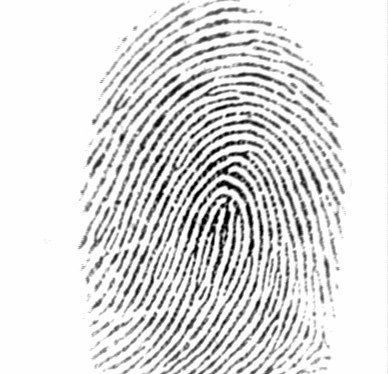
%> input picture 01_fingerprint_features/images/DB1_102_2.tif, 388 x 374 px
$ octave --eval "result = binarize_fingerprint(imread('images/DB1_102_2.tif'));"   (GNU Octave 9; MATLAB toolbox functions it lacks are replaced by stand-ins)
%> lines starting %> are read from the running program, lines starting %| are printed output that depends on the picture; in (x1, y1, x2, y2) boxes, pixels count from 0 and x2, y2 are one past the last pixel; in counts of white or black regions, pixels touching at a corner belong together; the program's own positions count from 1
function [binarized_image] = binarize_fingerprint(image)
    filter = fspecial('average', 3);
    image_filtered = imfilter(image, filter, 'replicate');
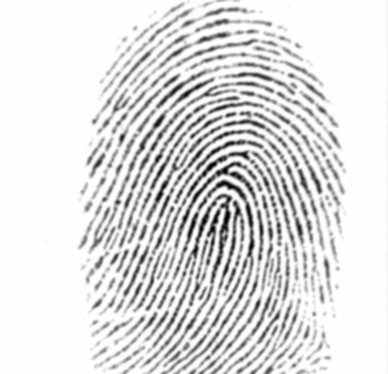
%> image_filtered: size 374x388 uint8; min 1, max 254, mean 222; mean of the top-left, top-right, bottom-left and bottom-right quarters 231.1, 218.5, 225.9, 212.5

    binary = imbinarize(image_filtered,'adaptive','ForegroundPolarity','dark');
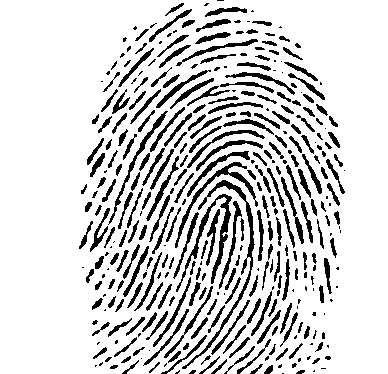
%> binary: size 374x388 logical; 83.3% white; 354 black regions (115 under 20 px), largest, box (x1, y1, x2, y2) and area: (182, 180, 255, 369) 944, (176, 194, 232, 292) 828, (175, 162, 258, 248) 641
    binary = imcomplement(binary);

    binarized_image = bwmorph(binary, 'thin', Inf);
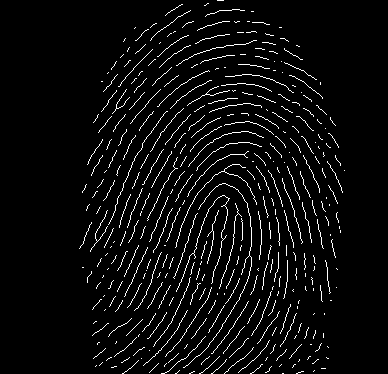
%> binarized_image: size 374x388 logical; 4.6% white in thin lines or dots, all inside (x1, y1, x2, y2) = (79, 0, 345, 374)
    binarized_image = bwmorph(binarized_image, 'spur');
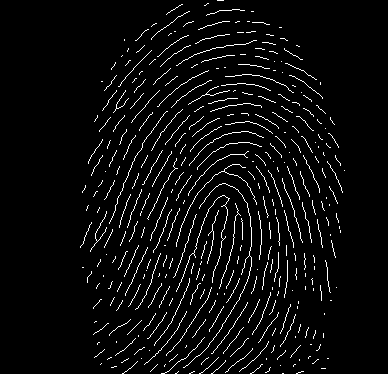
%> binarized_image: size 374x388 logical; 4.4% white in thin lines or dots, all inside (x1, y1, x2, y2) = (80, 0, 345, 374)
    binarized_image = bwmorph(binarized_image, 'clean');
%> binarized_image: size 374x388 logical; 4.4% white in thin lines or dots, all inside (x1, y1, x2, y2) = (80, 0, 343, 374)
end

$ run again, on 01_fingerprint_features/images/DB1_102_6.tif
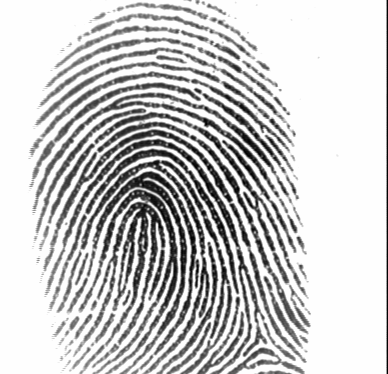
%> input picture 01_fingerprint_features/images/DB1_102_6.tif, 388 x 374 px
%> in binarize_fingerprint, `binary = imbinarize(image_filtered,'adaptive','ForegroundPolarity','da..`:
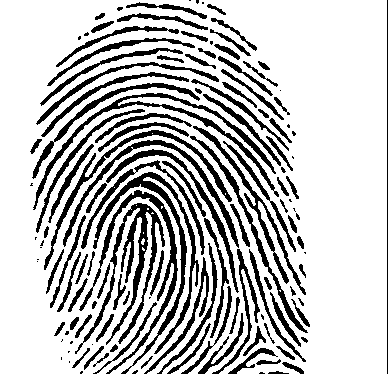
%> binary: size 374x388 logical; 75.9% white; 134 black regions (35 under 20 px), largest, box (x1, y1, x2, y2) and area: (75, 203, 165, 354) 2428, (93, 172, 199, 374) 2420, (33, 93, 279, 210) 2112
%> in binarize_fingerprint, `binarized_image = bwmorph(binarized_image, 'spur');`:
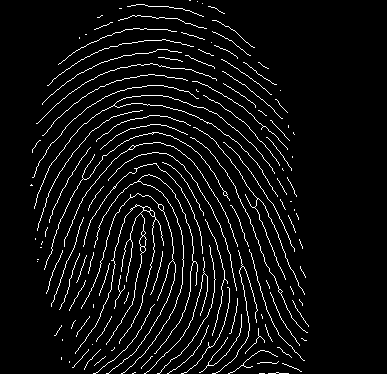
%> binarized_image: size 374x388 logical; 5.8% white in thin lines or dots

$ run again, on 01_fingerprint_features/images/DB2_103_1.tif
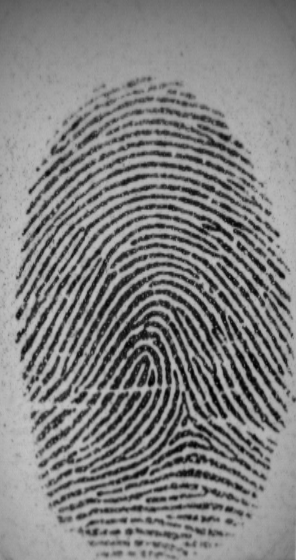
%> input picture 01_fingerprint_features/images/DB2_103_1.tif, 296 x 560 px
%> in binarize_fingerprint, `binary = imbinarize(image_filtered,'adaptive','ForegroundPolarity','da..`:
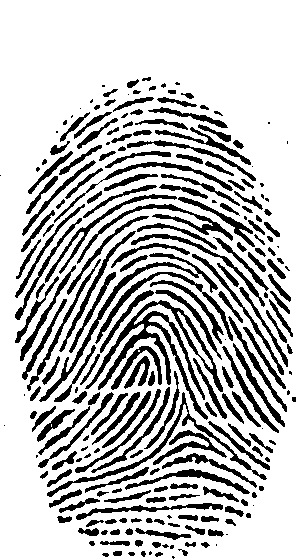
%> binary: size 560x296 logical; 75.5% white; 236 black regions (47 under 20 px), largest, box (x1, y1, x2, y2) and area: (85, 300, 223, 420) 2984, (39, 253, 218, 402) 1349, (47, 392, 267, 497) 1175
%> in binarize_fingerprint, `binarized_image = bwmorph(binarized_image, 'spur');`:
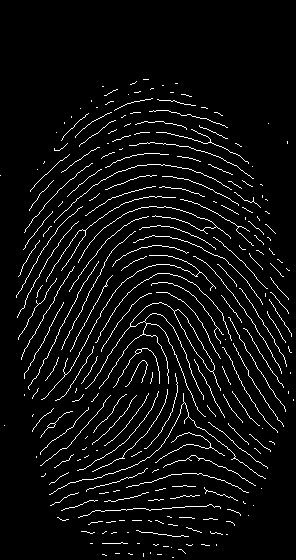
%> binarized_image: size 560x296 logical; 5.1% white in thin lines or dots, all inside (x1, y1, x2, y2) = (0, 79, 294, 558)

$ run again, on 01_fingerprint_features/images/DB2_103_2.tif
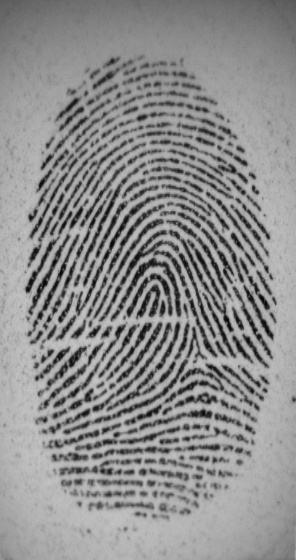
%> input picture 01_fingerprint_features/images/DB2_103_2.tif, 296 x 560 px
%> in binarize_fingerprint, `binary = imbinarize(image_filtered,'adaptive','ForegroundPolarity','da..`:
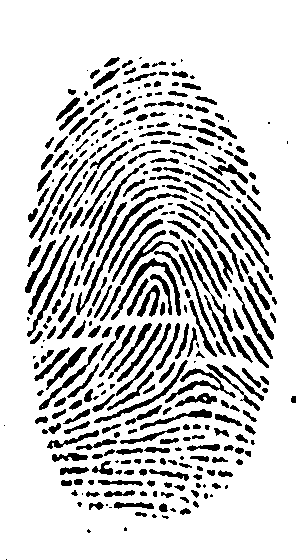
%> binary: size 560x296 logical; 81.1% white; 359 black regions (81 under 20 px), largest, box (x1, y1, x2, y2) and area: (76, 193, 187, 315) 729, (111, 258, 181, 320) 654, (165, 368, 236, 403) 501
%> in binarize_fingerprint, `binarized_image = bwmorph(binarized_image, 'spur');`:
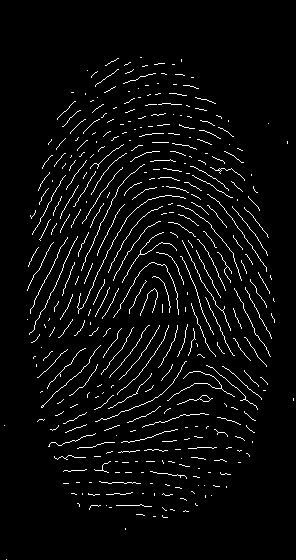
%> binarized_image: size 560x296 logical; 4% white in thin lines or dots, all inside (x1, y1, x2, y2) = (4, 57, 294, 560)
